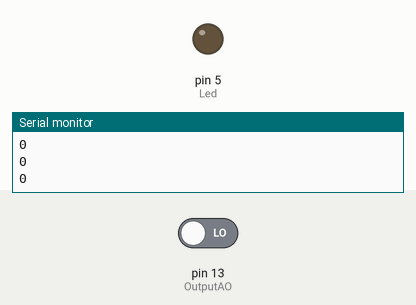
Recording of a sketch running on a simulated Arduino Uno, built with avr-gcc and run on an emulated ATmega328P. On the bench: output pins drawn as LEDs (lit = HIGH), the last lines printed to the serial monitor. Inputs (shaded band) come from the test bench; at power-on: pin 13 (OutputAO) LOW.

Above: at 1.2 s.
1.3 s: pin 13 (OutputAO) driven HIGH
At 1.7 s:
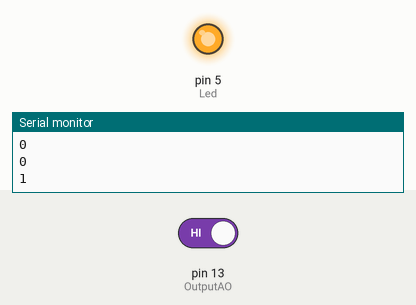
2.9 s: pin 13 (OutputAO) driven LOW
At 4.6 s:
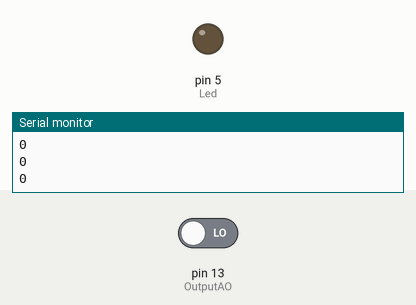
Timing chart, 0 to 6.1 s (numbered marks = the images above; inputs shaded):
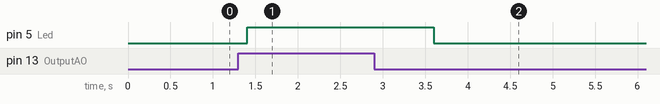

The sketch:

sensor_audio_esp8266.ino
```cpp
int Led = 5; //Definisi Led pada pin 13 (default)
int OutputAO = 13; //Definisi pin 2 sebagai keluaran sensor
int val = 0; //val sebagai buffer data

void setup() {
  //Inisialisasi I/O
  pinMode(Led, OUTPUT);
  pinMode(OutputAO, INPUT);
  Serial.begin(9600);
}

void loop() {
  //Membaca sinyal keluaran dari sensor berupa logika 1 atau 0
  val = digitalRead(OutputAO);
  Serial.println(val);
  delay(100);
  if (val == HIGH) {
    //Jika berlogika 1 maka LED akan menyala
    digitalWrite(Led, HIGH);
    delay(1000);
  }
  else
  {
    //jika berlogika 0 maka LED akan mati
    digitalWrite(Led, LOW);
  }

}
```

Measured:
- after the input at 1.3 s, pin 5 (Led): LOW → HIGH after 0.10 s
- after the input at 2.9 s, pin 5 (Led): HIGH → LOW after 0.70 s
